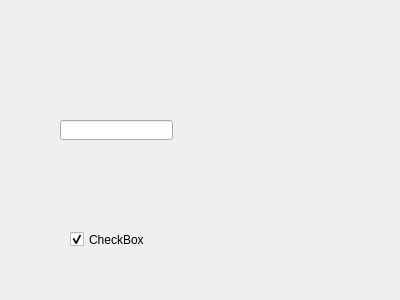
<?xml version="1.0" encoding="UTF-8"?>
<ui version="4.0">
 <class>Form</class>
 <widget class="QWidget" name="Form">
  <property name="geometry">
   <rect>
    <x>0</x>
    <y>0</y>
    <width>400</width>
    <height>300</height>
   </rect>
  </property>
  <property name="windowTitle">
   <string>Form</string>
  </property>
  <widget class="QLineEdit" name="lineEdit">
   <property name="geometry">
    <rect>
     <x>60</x>
     <y>120</y>
     <width>113</width>
     <height>20</height>
    </rect>
   </property>
   <property name="toolTip">
    <string>click aqui </string>
   </property>
   <property name="statusTip">
    <string>status tipp</string>
   </property>
  </widget>
  <widget class="QCheckBox" name="checkBox">
   <property name="geometry">
    <rect>
     <x>70</x>
     <y>230</y>
     <width>84</width>
     <height>19</height>
    </rect>
   </property>
   <property name="text">
    <string>CheckBox</string>
   </property>
   <property name="checked">
    <bool>true</bool>
   </property>
  </widget>
 </widget>
 <resources/>
 <connections>
  <connection>
   <sender>checkBox</sender>
   <signal>stateChanged(int)</signal>
   <receiver>checkBox</receiver>
   <slot>click()</slot>
   <hints>
    <hint type="sourcelabel">
     <x>111</x>
     <y>239</y>
    </hint>
    <hint type="destinationlabel">
     <x>111</x>
     <y>239</y>
    </hint>
   </hints>
  </connection>
 </connections>
 <slots>
  <signal>signal1()</signal>
 </slots>
</ui>
